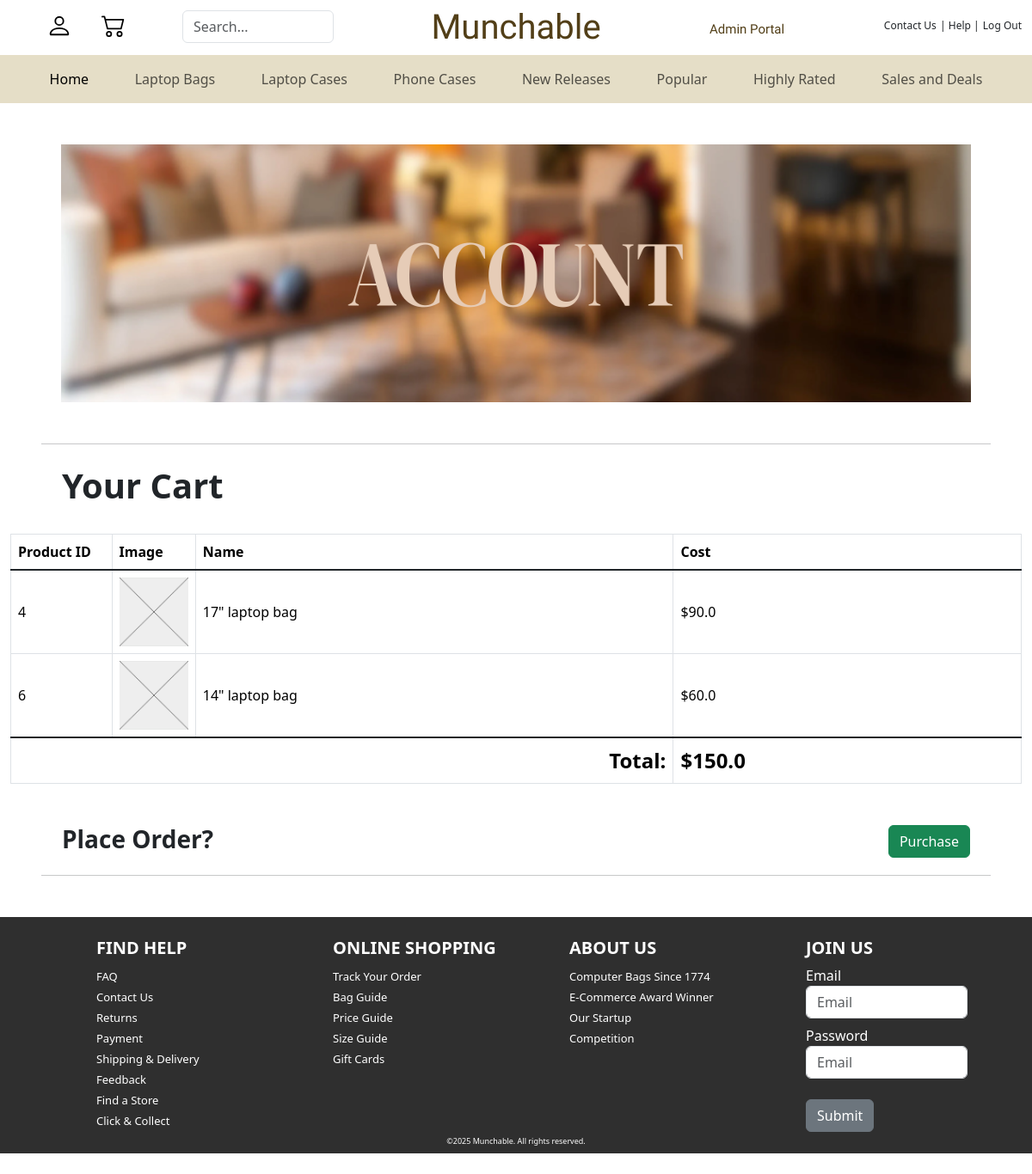
The app's page /account (signed in) with its own data.
### tables this page shows
CREATE TABLE tbl_items(
  	id INTEGER,
	name VARCHAR(50),
  	cost FLOAT,
  	image BLOB,
  	stock INT,
    PRIMARY KEY (id)
);

### app.py (the view, shortened to what this page needs)
@app.route('/account', methods=['GET', 'POST'])
def account():
    data = cat_description_get()
    role = session.get('role', None)  # None if not logged in
    user = session.get('id', None)
    if request.form.get('action') == 'login':
       return redirect('/login')
    if request.form.get('action') == 'admin':
       return redirect('/admin')
    if request.form.get('action') == 'account':
       return redirect('/account')
    usercart = [c for c in data[3] if c['userid'] == user]  # data[3] is carts
    total = 0
    for c in usercart:
        for i in data[0]:  # data[0] is items
            if i['id'] == c['product']:
                total += i['cost']
    return render_template("account.html", items=data[0], carts=data[3], role=role, user=user, total=total)

### app.py (called while the page is built)
def get_db_connection():
  conn = None;
  try:
      conn = sqlite3.connect("assets/shopped_data.db");
      print("---------------------------------------------------------------")
      print("[LOG] - Connected to database. Version", sqlite3.version);
  except Error as er:
      print(er);
  conn.row_factory = sqlite3.Row;
  sql = """
          PRAGMA foreign_keys = ON
          """
  conn.execute(sql);
  return conn

def cat_description_get():
    conn = get_db_connection()
    cur = conn.cursor()
    all_items = cur.execute('SELECT * FROM tbl_items').fetchall()
    all_categories = cur.execute('SELECT * FROM tbl_filters').fetchall()
    all_filters = cur.execute('SELECT * FROM tbl_filters_names').fetchall()
    all_carts = cur.execute('SELECT * FROM tbl_carts').fetchall()
    all_purchs = cur.execute('SELECT * FROM tbl_purchs').fetchall()
    all_purchs_items = cur.execute('SELECT * FROM tbl_purchs_items').fetchall()
    print("[LOG] - All relevant tables have been selected")
    print("---------------------------------------------------------------")
    cur.close()
    return all_items, all_categories, all_filters, all_carts, all_purchs, all_purchs_items

### templates/account.html (shortened to what this page needs)
<!doctype html>
<html lang="en" data-bs-theme="auto">
<head>
    <link href="https://cdn.jsdelivr.net/npm/bootstrap@5.3.3/dist/css/bootstrap.min.css" rel="stylesheet"
>
    <link rel="stylesheet" href="https://cdn.jsdelivr.net/npm/@docsearch/css@3">
    <link rel="stylesheet" href="https://cdn.jsdelivr.net/npm/bootstrap-icons@1.11.3/font/bootstrap-icons.min.css">
    <link href="../assets/dist/css/bootstrap.min.css" rel="stylesheet">
</head>
<body>
    <div class="container-fluid mt-2">
        <div class="row">
            <div class="col-2 text-center d-flex justify-content-center gap-2">
                <form method="POST">
                    <button type="submit" name="action" value="login" class="btn">
                        <svg width="30" height="30">
                            <use xlink:href="#user"></use>
                        </svg>
                    </button>
                </form>
                <form method="POST">
                    <button type="submit" name="action" value="account" class="btn">
                        <svg width="28" height="28">
                            <use xlink:href="#cart"></use>
                        </svg>
                    </button>
                </form>
            </div>
            <div class="col-2 mt-1">
                <input type="search" class="form-control" id="search-input" placeholder="Search..." autocomplete="off"
                    spellcheck="false">
            </div>
            <div class="col-4 text-center" style="font-family:'Special Elite'; color:rgb(82, 63, 24)">
                <h1>Munchable</h1>
            </div>
            {% if role == 'admin' %}
            <form method="POST" class="col-2 mt-2">
                <button type="submit" name="action" value="admin" class="btn"
                    style="font-size: 15px; font-family:'Special Elite'; color:#523f18">
                    Admin Portal
                </button>
            </form>
            {% else %}
            <div class="col"></div>
            {% endif %}
            <div class="col-2 text-end mt-2">
                <a href="login" class="text-decoration-none text-reset fw-lighter" style="font-size: 12px;">Contact
                    Us</a>
                <a href="login" class="text-decoration-none text-reset fw-lighter" style="font-size: 12px;">| Help |</a>
                <a href="login" class="text-decoration-none text-reset fw-lighter" style="font-size: 12px;">Log Out</a>
            </div>
        </div>
    </div>
    <nav class="navbar navbar-expand" style="background-color:#e5dec7">
        <div class="container-fluid">
            <ul class="navbar-nav d-flex w-100 justify-content-evenly">
                <li class="nav-item">
                    <a class="nav-link active" aria-current="page" href="home">Home</a>
                </li>
                <li class="nav-item">
                    <a class="nav-link" href="shop">Laptop Bags</a>
                </li>
                <li class="nav-item">
                    <a class="nav-link" href="shop">Laptop Cases</a>
                </li>
                <li class="nav-item">
                    <a class="nav-link" href="shop">Phone Cases</a>
                </li>
                <li class="nav-item">
                    <a class="nav-link" href="shop">New Releases</a>
                </li>
                <li class="nav-item">
                    <a class="nav-link" href="shop">Popular</a>
                </li>
                <li class="nav-item">
                    <a class="nav-link" href="shop">Highly Rated</a>
                </li>
                <li class="nav-item">
                    <a class="nav-link" href="shop">Sales and Deals</a>
                </li>
            </ul>
        </div>
    </nav>
    <div class="container-fluid text-center mt-5">
        <img src="/assets/images/Untitled presentation (3).png" height="300px" width="90%">
    </div>
    <hr class="mx-5 mt-5 mb-4">
    <div class="container-fluid d-flex justify-content-between mb-4" style="width: 90%">
        <h1 class="fw-bold">Your Cart</h1>
    </div>
    <div class="container-fluid">
        <table class="table table-hover table-bordered align-middle">
            <thead>
                <tr>
                    <th scope="col" width="10%">Product ID</th>
                    <th scope="col" width="80px">Image</th>
                    <th scope="col">Name</th>
                    <th scope="col">Cost</th>
                </tr>
            </thead>
            <tbody class="table-group-divider">
                {% for c in carts if c['userid'] == user %}
                {% for i in items if i['id'] == c['product'] %}
                <tr>
                    <td>{{ i['id'] }}</td>
                    <td><img src="/assets/images/Screen Shot 2025-09-09 at 12.11.10 PM.png" height="80px"></td>
                    <td>{{ i['name'] }}</td>
                    <td>${{ i['cost'] }}</td>
                </tr>
                {% endfor %}
                {% endfor %}
            </tbody>
            <tfoot class="table-group-divider">
                <tr>
                    <th colspan="3" class="text-end fs-4">Total:</th>
                    <th class="fs-4">${{ total }}</th>
                </tr>
            </tfoot>
        </table>
    </div>
    <div class="container-fluid d-flex justify-content-between mt-5" style="width: 90%">
        <h3 class="fw-bold">Place Order?</h3>
        <form method="POST">
            <button type="submit" name="action" value="order" class="btn btn-success"
                {% if total == 0 %}disabled{% endif %}>
                Purchase
            </button>
        </form>
    </div>
    <hr class="mx-5">
    <div class="container-fluid mt-5 mb-4" style="background-color:rgb(47, 47, 47); height:275px;">
        <div class="row" style="color:white">
            <div class="col offset-md-1">
                <a href="#" class="text-decoration-none text-reset">
                    <h5 class="fw-bold pt-4">FIND HELP</h5>
                </a>
                <a href="#" class="text-decoration-none text-reset" style="font-size:13px;">
                    FAQ <br>Contact Us <br>Returns <br>Payment <br>Shipping & Delivery <br>Feedback <br>Find a Store
                    <br>Click & Collect
                </a>
            </div>
            <div class="col">
                <a href="#" class="text-decoration-none text-reset">
                    <h5 class="fw-bold pt-4">ONLINE SHOPPING</h5>
                </a>
                <a href="#" class="text-decoration-none text-reset" style="font-size:13px;">
                    Track Your Order <br>Bag Guide <br>Price Guide <br>Size Guide <br>Gift Cards
                </a>
            </div>
            <div class="col">
                <a href="#" class="text-decoration-none text-reset">
                    <h5 class="fw-bold pt-4">ABOUT US</h5>
                </a>
                <a href="#" class="text-decoration-none text-reset" style="font-size:13px;">
                    Computer Bags Since 1774 <br>E-Commerce Award Winner <br>Our Startup <br>Competition
                </a>
            </div>
            <div class="col">
                <a href="#" class="text-decoration-none text-reset">
                    <h5 class="fw-bold pt-4">JOIN US</h5>
                </a>
                <h8>Email</h8>
                <input class="form-control mb-2 w-75" placeholder="Email" autocomplete="off" spellcheck="false">
                <h8>Password</h8>
                <input class="form-control w-75" placeholder="Email" autocomplete="off" spellcheck="false">
                <form method="POST">
                    <button type="submit" name="action" value="login" class="btn btn-secondary mt-4">Submit</button>
                </form>
            </div>
        </div>
        <div class="row text-center mt-1">
            <a style="color:white; font-size:9px;">©2025 Munchable. All rights reserved.</a>
        </div>
    </div>
    <div class="toast-container position-fixed bottom-0 end-0 p-3">
    </div>
</body>
</html>

### records on screen
tbl_items: id "4", name "17\" laptop bag", cost "90.0"
tbl_items: id "6", name "14\" laptop bag", cost "60.0"

### other values on screen
{{ total }} "150.0"
